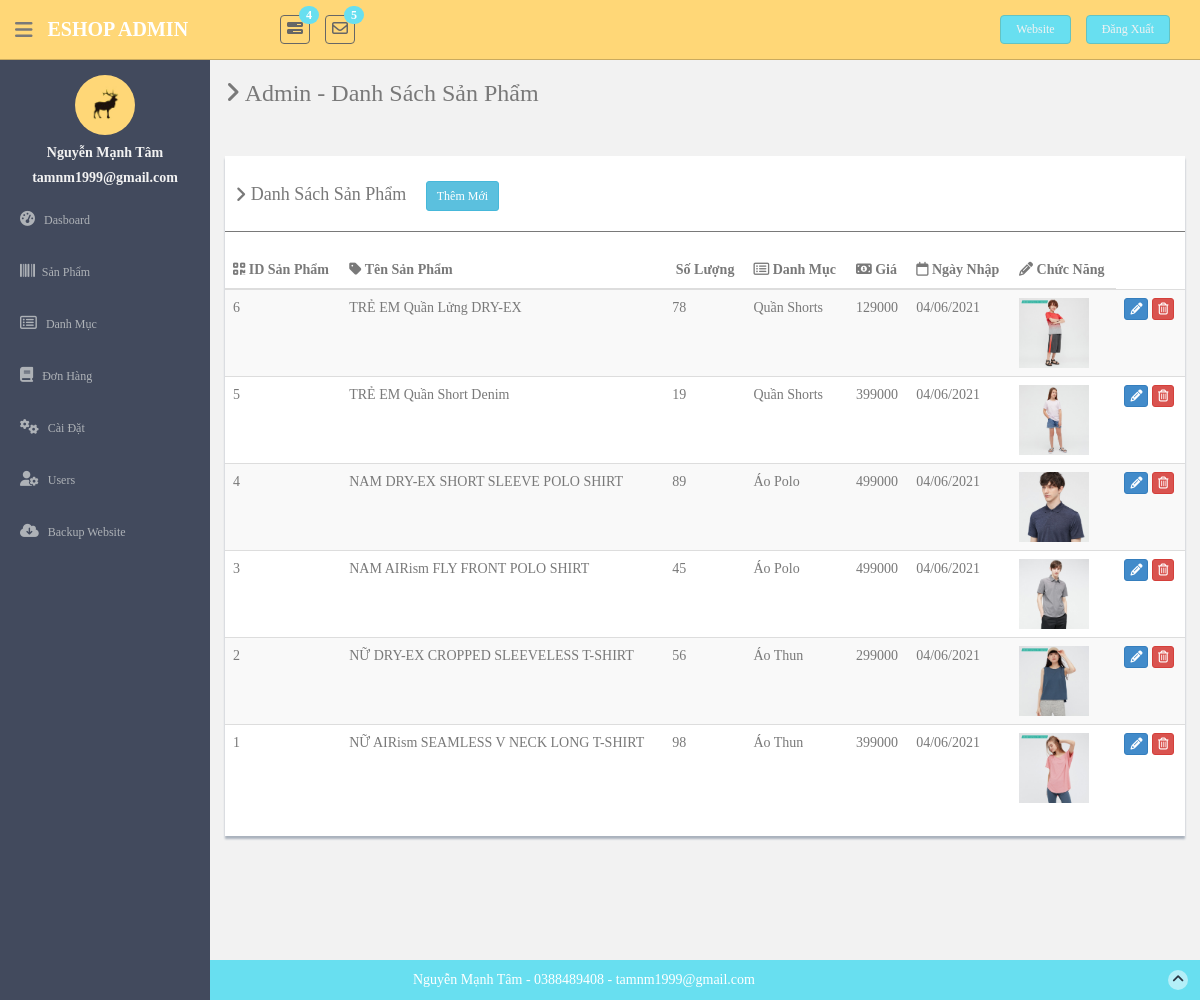
/public/admin/products (signed in), run on the app's committed database.
### tables this page shows
CREATE TABLE `tbl_user` (
  `user_id` bigint(20) NOT NULL,
  `user_url_address` varchar(100) NOT NULL,
  `user_full_name` varchar(100) NOT NULL,
  `user_email` varchar(100) NOT NULL,
  `user_password` varchar(100) NOT NULL,
  `user_rank` varchar(20) NOT NULL,
  `user_date_join` datetime NOT NULL
);

CREATE TABLE `tbl_products` (
  `id` int(15) NOT NULL,
  `user_url_address` varchar(60) NOT NULL,
  `description` varchar(300) NOT NULL,
  `category` int(15) NOT NULL,
  `price` float NOT NULL,
  `quantity` int(11) NOT NULL,
  `image` varchar(500) NOT NULL,
  `image2` varchar(500) DEFAULT NULL,
  `image3` varchar(500) DEFAULT NULL,
  `image4` varchar(500) DEFAULT NULL,
  `date` datetime NOT NULL,
  `slug` varchar(100) DEFAULT NULL
);

CREATE TABLE `tbl_categories` (
  `id` int(15) NOT NULL,
  `category_name` varchar(30) NOT NULL,
  `disabled` tinyint(1) NOT NULL DEFAULT 0,
  `parent` int(15) NOT NULL,
  `category_slug` varchar(100) NOT NULL
);

### app/controllers/admin.php (called while the page is built, shortened)
<?php
class Admin extends Controller
{
    public function products()
    {
        $User = $this->load_model('User');
        $user_data = $User->check_login(true, ["Admin"]);
        if (is_object($user_data)) {
            $data['user_data'] = $user_data;
        }
        $DB = Database::newInstance();
        $products = $DB->read_db("SELECT * FROM tbl_products ORDER BY id DESC");
        $product = $this->load_model("Product");
        $categories = $DB->read_db("SELECT * FROM tbl_categories WHERE disabled = 0 ORDER BY id DESC");
        $category = $this->load_model("Category");
        $tbl_rows = $product->make_table($products, $category);
        $data['tbl_rows'] = $tbl_rows;
        $data['categories'] = $categories;
        $data['page_title'] = "Admin - Danh Sách Sản Phẩm";
        $this->view("admin/products", $data);
    }
}

### app/core/app.php (called while the page is built, shortened)
<?php
class App
{
    protected $method = "index";
    private function parseURL()
    {
        $url = isset($_GET['url']) ? $_GET['url'] : "home";
        return explode("/", filter_var(trim($url, "/"), FILTER_SANITIZE_URL));
    }
    public function  __construct()
    {
        $url = $this->parseURL();
        if (file_exists("../app/controllers/" . strtolower($url[0]) . ".php")) {
            unset($url[0]);
        }
        $this->controller = new $this->controller;
        if (isset($url[1])) {
            $url[1] = strtolower($url[1]);
            if (method_exists($this->controller, $url[1])) {
                $this->method = $url[1];
                unset($url[1]);
            }
        }
        $this->params = (count($url) > 0) ? $url : ["home"];
        call_user_func_array([$this->controller, $this->method], $this->params);
    }
}

### public/index.php (called while the page is built, shortened)
<?php
$app = new App();
?>

### app/core/database.php (called while the page is built, shortened)
<?php
class Database
{
    public static $conn;
    public function __construct()
    {
        try {
            $string = DB_TYPE . ":host=" . DB_HOST . ";dbname=" . DB_NAME;
            self::$conn = new PDO($string, DB_USER, DB_PASSWORD);
        } catch (PDOException $e) {
            die($e->getMessage());
        }
    }
    public static function newInstance()
    {
        return $instance = new self();
    }
   public function read_db($query, $data = array())
   {
       $statement = self::$conn->prepare($query);
       $result = $statement->execute($data);
       if ($result) {
           $data = $statement->fetchAll(PDO::FETCH_OBJ);
           if (is_array($data) && count($data) > 0) {
               return $data;
           }
       }
       return false;
   }
}

### app/models/category.class.php (called while the page is built, shortened)
<?php
class Category
{
    public function get_one($id)
    {
        $id = (int)$id;
        $DB = Database::newInstance();
        $data = $DB->read_db("SELECT * FROM tbl_categories WHERE id = '$id' LIMIT 1");
        return $data[0];
    }
}

### app/models/user.class.php (called while the page is built, shortened)
<?php
class User
{
    public function check_login ($redirect = false, $allowed = array() )
    {
        $db = Database::getInstance();
        if (count($allowed) > 0) {
            $arr['user_url_address'] = $_SESSION['user_url_address'];
            $query = "SELECT * FROM tbl_user WHERE user_url_address = :user_url_address limit 1";
            $result = $db->read_db($query, $arr);
            if (is_array($result)) {
                $result = $result[0];
                if (in_array($result->user_rank, $allowed)) {
                    return $result;
                }
            }
            die();
        }
        return false;
    }
}

### app/models/product.class.php (the view, shortened to what this page needs)
<?php
class Product
{
    public function make_table(
        $products,
        $model = null
    ) {
        $result = "";
        if (is_array($products)) {
            foreach ($products as $products_row) {
                $edit_args = $products_row->id . ",'" . $products_row->description . "'";
                $info = array();
                $info['id'] = $products_row->id;
                $info['description'] = $products_row->description;
                $info['quantity'] = $products_row->quantity;
                $info['price'] = $products_row->price;
                $info['category'] = $products_row->category;
                $info['image'] = $products_row->image;
                $info['image2'] = $products_row->image2;
                $info['image3'] = $products_row->image3;
                $info['image4'] = $products_row->image4;
                $info = str_replace('"', "'", json_encode($info));
                $one_category = $model->get_one($products_row->category);
                $result .= "<tr>";
                $result .= '
                    <td>' . $products_row->id . '</td>
                    <td>' . $products_row->description . '</td>
                     <td>' . $products_row->quantity . '</td>
                     <td>' . $one_category->category_name . '</td>
                     <td>' . $products_row->price . '</td>
                     <td>' . date("d/m/Y", strtotime($products_row->date)) . '</td>
                      <td><img src="' . ROOT . $products_row->image . '" style="width: 70px; height:70px;" alt="product image"></td>
                    <td>
                        <button info="' . $info . '" onclick="show_edit_product(' . $edit_args . ', event)"
                                class="btn btn-primary btn-xs "><i class="fa fa-pencil"></i></button>
                        <button onclick="show_delete_modal(' . $products_row->id . ')" class="btn btn-danger btn-xs"><i class="fa fa-trash-o "></i></button>
                    </td>
                    ';
                $result .= "</tr>";
            }
        }
        return $result;
    }
}

### app/views/eshop/admin/sidebar.php (shortened to what this page needs)
<aside>
    <div id="sidebar" class="nav-collapse ">
        <ul class="sidebar-menu" id="nav-accordion">
            <p class="centered">
                <a href="<?=ROOT?>profile/<?= $data['user_data']->user_url_address ?>"><img src="<?= ASSETS . THEME ?>admin/img/ui-sam.jpg" class="img-circle"
                                            width="60"></a>
            </p>
            <h5 class="centered"><?= ucwords($data['user_data']->user_full_name) ?></h5>
            <h5 class="centered"><?= $data['user_data']->user_email ?></h5>
            <li class="sub-menu">
                <a href="javascript:;">
                    <i class="fa fa-dashboard"></i>
                    <span>Dasboard</span>
                </a>
            </li>
            <li class="sub-menu">
                <a href="<?= ROOT ?>admin/products">
                    <i class="fa fa-barcode fa-fw"></i>
                    <span>Sản Phẩm</span>
                </a>
            </li>
            <li class="sub-menu">
                <a href="<?= ROOT ?>admin/categories">
                    <i class="fa fa-list-alt"></i>
                    <span>Danh Mục</span>
                </a>
            </li>
            <li class="sub-menu">
                <a href="<?= ROOT ?>admin/orders">
                    <i class="fa fa-book"></i>
                    <span>Đơn Hàng</span>
                </a>
            </li>
            <li class="sub-menu">
                <a href="<?= ROOT ?>admin/settings">
                    <i class="fa fa-cogs"></i>
                    <span>Cài Đặt</span>
                </a>
            </li>
            <li class="sub-menu">
                <a href="<?= ROOT ?>admin/users">
                    <i class="fas fa-user-cog"></i>
                    <span>Users</span>
                </a>
            </li>
            <li class="sub-menu">
                <a href="<?= ROOT ?>admin/backup">
                    <i class="fa fa-cloud-download"></i>
                    <span>Backup Website </span>
                </a>
            </li>
        </ul>
    </div>
</aside>
<section id="main-content">
    <section class="wrapper site-min-height">
        <h3><i class="fa fa-angle-right"></i> <?= $data['page_title'] ?></h3>
        <div class="row mt">
            <div class="col-lg-12">

### public/assets/eshop/admin/css/style.css (style rules this page uses)
body { color: #797979; background: #f2f2f2; font-family: 'Times New Roman', sans-serif; padding: 0px !important; margin: 0px !important; font-size: 14px; }
ul li { list-style: none; }
a, a:hover, a:focus { text-decoration: none; outline: none; }
.centered { text-align: center; }
.mt { margin-top: 25px; }
#sidebar { width: 210px; height: 100%; position: fixed; background: #424a5d; }
#sidebar h5 { color: #f2f2f2; font-weight: 700; }
#sidebar ul li { position: relative; }
ul.sidebar-menu, ul.sidebar-menu li ul.sub { margin: -2px 0 0; padding: 0; }
ul.sidebar-menu { margin-top: 75px; }
ul.sidebar-menu li { margin-bottom: 5px; margin-left: 10px; margin-right: 10px; }
ul.sidebar-menu li.sub-menu { line-height: 15px; }
ul.sidebar-menu li a span { display: inline-block; }
ul.sidebar-menu li a { color: #aeb2b7; text-decoration: none; display: block; padding: 15px 0 15px 10px; font-size: 12px; outline: none; -webkit-transition: all 0.3s ease; -moz-transition: all 0.3s ease; -o-transition: all 0.3s ease; -ms-transition: all 0.3s ease; transition: all 0.3s ease; }
ul.sidebar-menu li a i { font-size: 15px; padding-right: 6px; }
#main-content { margin-left: 210px; }
.wrapper { display: inline-block; margin-top: 60px; padding-left: 15px; padding-right: 15px; padding-bottom: 15px; padding-top: 0px; width: 100%; }
.site-min-height { min-height: 900px; }

### data on the page
tbl_user: user_full_name "Nguyễn Mạnh Tâm", user_email "tamnm1999@gmail.com"
tbl_products: id "6", description "TRẺ EM Quần Lửng DRY-EX", quantity "78", tbl_categories.category_name "Quần Shorts", price "129000", date "04/06/2021", image (picture)
tbl_products: id "5", description "TRẺ EM Quần Short Denim", quantity "19", tbl_categories.category_name "Quần Shorts", price "399000", date "04/06/2021", image (picture)
tbl_products: id "4", description "NAM DRY-EX SHORT SLEEVE POLO SHIRT", quantity "89", tbl_categories.category_name "Áo Polo", price "499000", date "04/06/2021", image (picture)
tbl_products: id "3", description "NAM AIRism FLY FRONT POLO SHIRT", quantity "45", tbl_categories.category_name "Áo Polo", price "499000", date "04/06/2021", image (picture)
tbl_products: id "2", description "NỮ DRY-EX CROPPED SLEEVELESS T-SHIRT", quantity "56", tbl_categories.category_name "Áo Thun", price "299000", date "04/06/2021", image (picture)
tbl_products: id "1", description "NỮ AIRism SEAMLESS V NECK LONG T-SHIRT", quantity "98", tbl_categories.category_name "Áo Thun", price "399000", date "04/06/2021", image (picture)

### other printed values
$data['page_title'] "Admin - Danh Sách Sản Phẩm"
